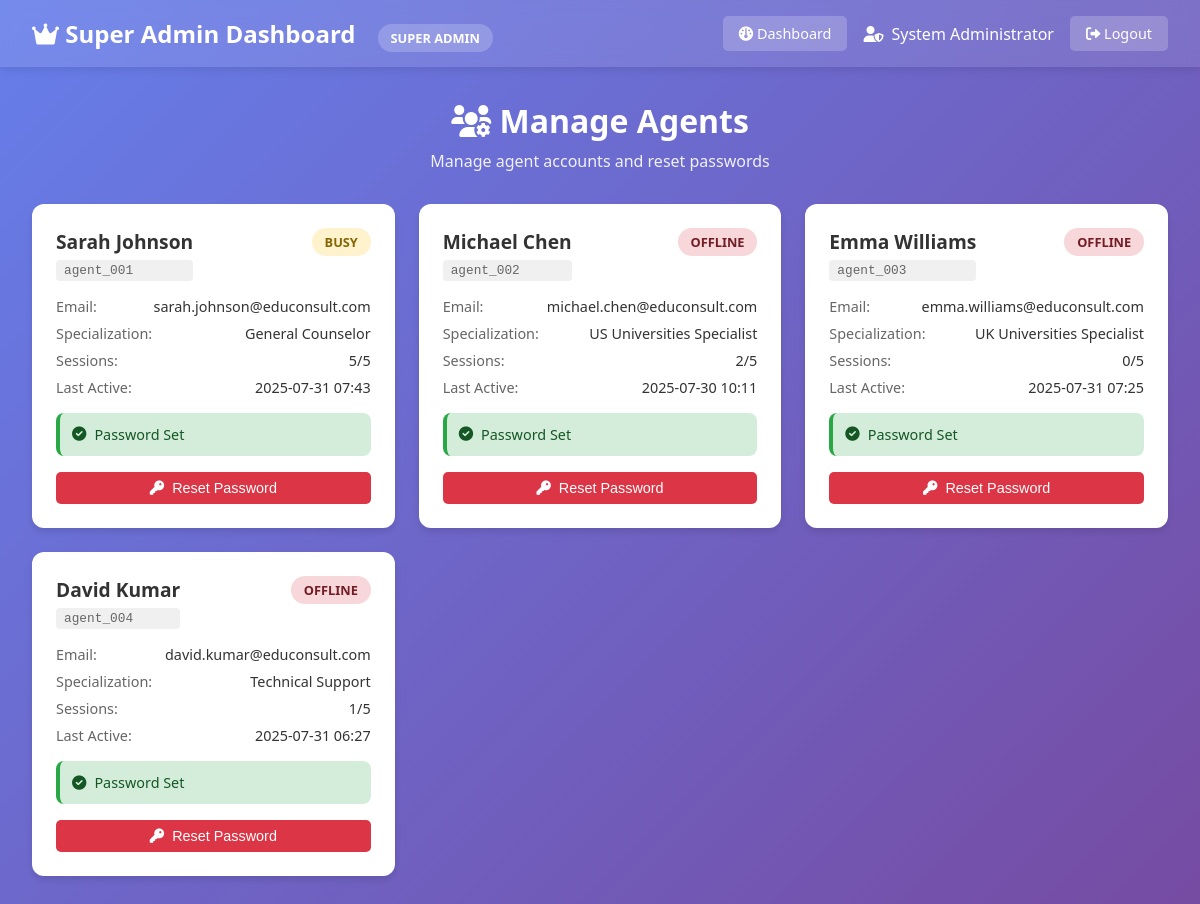
Screenshot of /super-admin/manage-agents (signed in) with the database file from the repository.
### human_handoff/models.py (models this page shows, shortened)
class SuperAdmin(db.Model):
    __tablename__ = 'super_admins'
    id = db.Column(db.Integer, primary_key=True)
    admin_id = db.Column(db.String(50), unique=True, nullable=False)
    name = db.Column(db.String(100), nullable=False)
    email = db.Column(db.String(120), nullable=False)
    password_hash = db.Column(db.String(255), nullable=False)
    is_active = db.Column(db.Boolean, default=True)
    created_at = db.Column(db.DateTime, default=datetime.utcnow)
    last_login = db.Column(db.DateTime)
    permissions = db.Column(db.Text)  # JSON string for permissions
    assigned_sessions = db.relationship('AgentSession', backref='super_admin', lazy=True)

class Agent(db.Model):
    __tablename__ = 'agents'
    id = db.Column(db.Integer, primary_key=True)
    agent_id = db.Column(db.String(50), unique=True, nullable=False)
    name = db.Column(db.String(100), nullable=False)
    email = db.Column(db.String(120), unique=True, nullable=False)
    phone = db.Column(db.String(20))
    specialization = db.Column(db.String(100))
    password_hash = db.Column(db.String(255), nullable=True)
    password_set = db.Column(db.Boolean, default=False)  # True if agent has set their password
    status = db.Column(db.String(20), default='available')  # available, busy, offline
    max_concurrent_sessions = db.Column(db.Integer, default=5)
    current_sessions = db.Column(db.Integer, default=0)
    created_at = db.Column(db.DateTime, default=datetime.utcnow)
    last_active = db.Column(db.DateTime, default=datetime.utcnow)
    total_sessions_handled = db.Column(db.Integer, default=0)
    average_response_time = db.Column(db.Integer, default=0)  # in seconds
    is_active = db.Column(db.Boolean, default=True)
    agent_sessions = db.relationship('AgentSession', backref='agent', lazy=True)

### human_handoff/super_admin_routes.py (the view)
@super_admin_bp.route('/manage-agents')
@super_admin_required
def manage_agents():
    super_admin = SuperAdmin.query.get(session['super_admin_id'])
    agents = Agent.query.filter_by(is_active=True).all()
    return render_template('super_admin/manage_agents.html',
                         super_admin=super_admin,
                         agents=agents)

### human_handoff/super_admin_routes.py (called while the page is built)
def super_admin_required(f):
    from functools import wraps
    @wraps(f)
    def decorated_function(*args, **kwargs):
        if 'super_admin_id' not in session:
            return redirect(url_for('super_admin.login'))
        return f(*args, **kwargs)
    return decorated_function

### templates/super_admin/manage_agents.html (shortened to what this page needs)
<!DOCTYPE html>
<html lang="en">
<head>
    <link href="https://cdnjs.cloudflare.com/ajax/libs/font-awesome/6.0.0/css/all.min.css" rel="stylesheet">
</head>
<body>
    <div class="header">
        <div>
            <h1>
                <i class="fas fa-crown"></i> Super Admin Dashboard
                <span class="super-admin-badge">SUPER ADMIN</span>
            </h1>
        </div>
        <div class="header-actions">
            <a href="{{ url_for('super_admin.dashboard') }}" class="nav-btn">
                <i class="fas fa-dashboard"></i> Dashboard
            </a>
            <div class="admin-info">
                <i class="fas fa-user-shield"></i>
                <span>{{ super_admin.name }}</span>
            </div>
            <a href="{{ url_for('super_admin.logout') }}" class="logout-btn">
                <i class="fas fa-sign-out-alt"></i> Logout
            </a>
        </div>
    </div>
    <div class="container">
        <div class="page-title">
            <h2><i class="fas fa-users-cog"></i> Manage Agents</h2>
            <p>Manage agent accounts and reset passwords</p>
        </div>
        <div class="agents-grid">
            {% for agent in agents %}
            <div class="agent-card">
                <div class="agent-header">
                    <div>
                        <div class="agent-name">{{ agent.name }}</div>
                        <div class="agent-id">{{ agent.agent_id }}</div>
                    </div>
                    <div class="agent-status status-{{ agent.status }}">
                        {{ agent.status }}
                    </div>
                </div>
                <div class="agent-info">
                    <div class="info-row">
                        <span class="info-label">Email:</span>
                        <span class="info-value">{{ agent.email }}</span>
                    </div>
                    <div class="info-row">
                        <span class="info-label">Specialization:</span>
                        <span class="info-value">{{ agent.specialization }}</span>
                    </div>
                    <div class="info-row">
                        <span class="info-label">Sessions:</span>
                        <span class="info-value">{{ agent.current_sessions }}/{{ agent.max_concurrent_sessions }}</span>
                    </div>
                    <div class="info-row">
                        <span class="info-label">Last Active:</span>
                        <span class="info-value">
                            {% if agent.last_active %}
                                {{ agent.last_active.strftime('%Y-%m-%d %H:%M') }}
                            {% else %}
                                Never
                            {% endif %}
                        </span>
                    </div>
                </div>
                <div class="password-status {% if agent.password_set %}password-set{% else %}password-not-set{% endif %}">
                    {% if agent.password_set %}
                        <i class="fas fa-check-circle"></i>
                        <span>Password Set</span>
                    {% else %}
                        <i class="fas fa-exclamation-triangle"></i>
                        <span>First Login Required</span>
                    {% endif %}
                </div>
                <button class="reset-btn" onclick="resetPassword('{{ agent.agent_id }}', '{{ agent.name }}')">
                    <i class="fas fa-key"></i>
                    Reset Password
                </button>
            </div>
            {% endfor %}
        </div>
    </div>
</body>
</html>

### templates/super_admin/manage_agents.html (style rules this page uses)
* { margin: 0; padding: 0; box-sizing: border-box; }
body { font-family: 'Segoe UI', Tahoma, Geneva, Verdana, sans-serif; background: linear-gradient(135deg, #667eea 0%, #764ba2 100%); min-height: 100vh; }
.header { background: rgba(255, 255, 255, 0.1); backdrop-filter: blur(10px); padding: 1rem 2rem; display: flex; justify-content: space-between; align-items: center; color: white; box-shadow: 0 2px 10px rgba(0, 0, 0, 0.1); }
.header h1 { font-size: 1.5rem; font-weight: 600; }
.super-admin-badge { background: rgba(255, 255, 255, 0.2); padding: 0.3rem 0.8rem; border-radius: 15px; font-size: 0.8rem; margin-left: 1rem; }
.header-actions { display: flex; align-items: center; gap: 1rem; }
.admin-info { display: flex; align-items: center; gap: 0.5rem; }
.nav-btn, .logout-btn { background: rgba(255, 255, 255, 0.2); color: white; border: none; padding: 0.5rem 1rem; border-radius: 5px; cursor: pointer; text-decoration: none; font-size: 0.9rem; transition: background 0.3s; }
.container { padding: 2rem; max-width: 1200px; margin: 0 auto; }
.agents-grid { display: grid; grid-template-columns: repeat(auto-fill, minmax(350px, 1fr)); gap: 1.5rem; }
.agent-card { background: white; border-radius: 12px; padding: 1.5rem; box-shadow: 0 4px 6px rgba(0, 0, 0, 0.1); transition: transform 0.2s, box-shadow 0.2s; }
.agent-header { display: flex; justify-content: space-between; align-items: flex-start; margin-bottom: 1rem; }
.agent-name { font-size: 1.2rem; font-weight: 600; color: #333; margin-bottom: 0.3rem; }
.agent-id { font-family: monospace; background: #f0f0f0; padding: 0.2rem 0.5rem; border-radius: 4px; font-size: 0.8rem; color: #666; }
.agent-status { padding: 0.3rem 0.8rem; border-radius: 15px; font-size: 0.8rem; font-weight: 600; text-transform: uppercase; }
.status-busy { background: #fff3cd; color: #856404; }
.status-offline { background: #f8d7da; color: #721c24; }
.agent-info { margin-bottom: 1rem; }
.info-row { display: flex; justify-content: space-between; margin-bottom: 0.5rem; font-size: 0.9rem; }
.info-label { color: #666; font-weight: 500; }
.info-value { color: #333; }
.password-status { display: flex; align-items: center; gap: 0.5rem; margin-bottom: 1rem; padding: 0.75rem; border-radius: 8px; font-size: 0.9rem; }
.password-set { background: #d4edda; color: #155724; border-left: 4px solid #28a745; }
.reset-btn { background: #dc3545; color: white; border: none; padding: 0.5rem 1rem; border-radius: 5px; cursor: pointer; font-size: 0.9rem; display: flex; align-items: center; gap: 0.5rem; transition: background 0.3s; width: 100%; justify-content: center; }
.page-title { color: white; text-align: center; margin-bottom: 2rem; }
.page-title h2 { font-size: 2rem; margin-bottom: 0.5rem; }
.page-title p { opacity: 0.9; }

### rows the page displays
SuperAdmin: name "System Administrator"
Agent: name "Sarah Johnson", agent_id "agent_001", status "BUSY", email "sarah.johnson@educonsult.com", specialization "General Counselor", current_sessions "5", max_concurrent_sessions "5", last_active "2025-07-31 07:43", password_set True (drawn)
Agent: name "Michael Chen", agent_id "agent_002", status "OFFLINE", email "michael.chen@educonsult.com", specialization "US Universities Specialist", current_sessions "2", max_concurrent_sessions "5", last_active "2025-07-30 10:11", password_set True (drawn)
Agent: name "Emma Williams", agent_id "agent_003", status "OFFLINE", email "emma.williams@educonsult.com", specialization "UK Universities Specialist", current_sessions "0", max_concurrent_sessions "5", last_active "2025-07-31 07:25", password_set True (drawn)
Agent: name "David Kumar", agent_id "agent_004", status "OFFLINE", email "david.kumar@educonsult.com", specialization "Technical Support", current_sessions "1", max_concurrent_sessions "5", last_active "2025-07-31 06:27", password_set True (drawn)
